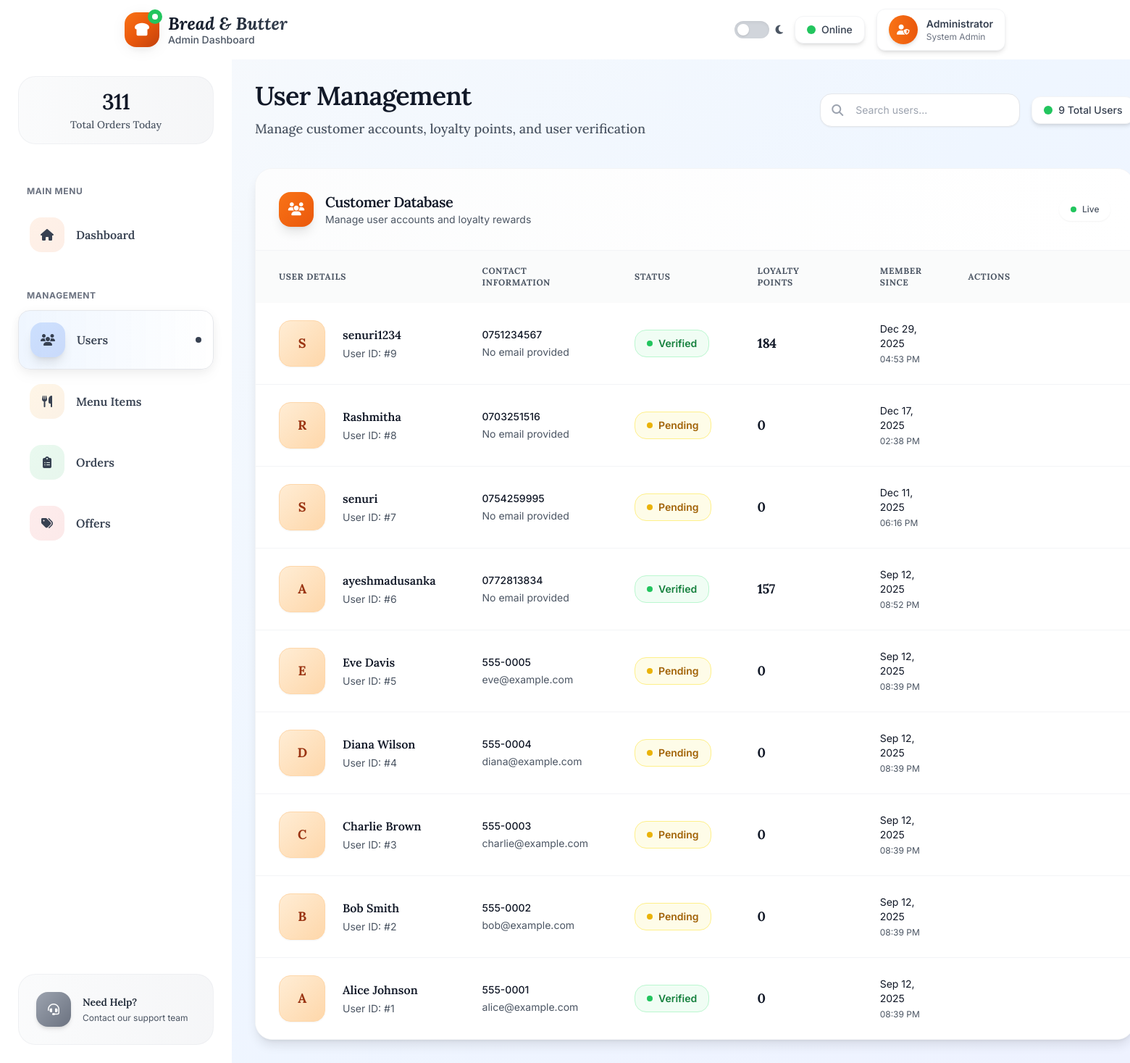
Screenshot of /users with the database file from the repository.
### app.py (models this page shows, shortened)
class User(db.Model):
    id = db.Column(db.Integer, primary_key=True)
    phone = db.Column(db.String(20), unique=True, nullable=False)
    password = db.Column(db.String(255), nullable=False)
    name = db.Column(db.String(100), nullable=True)
    email = db.Column(db.String(120), nullable=True)
    is_verified = db.Column(db.Boolean, default=False)
    otp = db.Column(db.String(6), nullable=True)
    otp_expires = db.Column(db.DateTime, nullable=True)
    loyalty_points = db.Column(db.Integer, default=0)
    created_at = db.Column(db.DateTime, default=datetime.utcnow)

### app.py (the view)
@app.route('/users')
def users():
    users_list = User.query.order_by(User.created_at.desc()).all()
    stats = get_stats()
    return render_template('users.html', users=users_list, stats=stats)

### app.py (called while the page is built)
def get_stats():
    return {
        'total_users': User.query.count(),
        'total_orders': Order.query.count(),
        'total_revenue': db.session.query(db.func.sum(Order.total_amount)).scalar() or 0,
        'total_menu_items': MenuItem.query.count()
    }

### templates/users.html (shortened to what this page needs)
{% extends "base.html" %}
{% block content %}
<div class="mb-10">
    <div class="flex items-center justify-between">
        <div>
            <h1 class="text-4xl heading-text text-gray-900 dark:text-white mb-3">User Management</h1>
            <p class="text-lg text-gray-600 dark:text-gray-400 subheading-text">Manage customer accounts, loyalty points, and user verification</p>
        </div>
        <div class="flex items-center space-x-4">
            <div class="relative">
                <div class="absolute inset-y-0 left-0 pl-4 flex items-center pointer-events-none">
                </div>
                <input type="text" id="search-users" placeholder="Search users..."
                       class="pl-12 pr-4 py-3 bg-white dark:bg-gray-700 border border-gray-200 dark:border-gray-600 rounded-2xl focus:ring-2 focus:ring-primary-500 focus:border-primary-500 text-sm text-gray-700 dark:text-gray-200 shadow-sm hover:shadow-md transition-all min-w-64">
            </div>
            <div class="flex items-center space-x-2 bg-white dark:bg-gray-800 rounded-xl shadow-md px-4 py-2 border border-gray-100 dark:border-gray-700">
                <div class="w-3 h-3 bg-success-500 rounded-full animate-pulse"></div>
                <span class="text-sm font-medium text-gray-700 dark:text-gray-200">{{ users|length }} Total Users</span>
            </div>
        </div>
    </div>
</div>
<div class="bg-white dark:bg-gray-800/50 rounded-3xl shadow-lg border border-gray-100 dark:border-gray-700/50 backdrop-blur-sm overflow-hidden">
    <div class="bg-gradient-to-r from-gray-50/50 to-white/50 dark:from-gray-800/50 dark:to-gray-700/50 p-8 border-b border-gray-100 dark:border-gray-700">
        <div class="flex items-center justify-between">
            <div class="flex items-center space-x-4">
                <div class="w-12 h-12 bg-gradient-to-br from-primary-500 to-primary-600 rounded-2xl flex items-center justify-center shadow-lg">
                    <i class="fas fa-users text-white text-lg"></i>
                </div>
                <div>
                    <h3 class="text-xl heading-text text-gray-900 dark:text-white">Customer Database</h3>
                    <p class="text-sm text-gray-600 dark:text-gray-400">Manage user accounts and loyalty rewards</p>
                </div>
            </div>
            <div class="flex items-center space-x-2 bg-white dark:bg-gray-700 rounded-full px-4 py-2 shadow-sm">
                <div class="w-2 h-2 bg-green-500 rounded-full animate-pulse"></div>
                <span class="text-xs text-gray-600 dark:text-gray-300 font-medium">Live</span>
            </div>
        </div>
    </div>
    <div class="p-0">
        <div class="overflow-x-auto">
            <table class="w-full">
                <thead class="bg-gray-50/80 dark:bg-gray-700/50">
                    <tr>
                        <th class="px-8 py-5 text-left text-xs font-bold text-gray-600 dark:text-gray-300 uppercase tracking-wider subheading-text">User Details</th>
                        <th class="px-8 py-5 text-left text-xs font-bold text-gray-600 dark:text-gray-300 uppercase tracking-wider subheading-text">Contact Information</th>
                        <th class="px-8 py-5 text-left text-xs font-bold text-gray-600 dark:text-gray-300 uppercase tracking-wider subheading-text">Status</th>
                        <th class="px-8 py-5 text-left text-xs font-bold text-gray-600 dark:text-gray-300 uppercase tracking-wider subheading-text">Loyalty Points</th>
                        <th class="px-8 py-5 text-left text-xs font-bold text-gray-600 dark:text-gray-300 uppercase tracking-wider subheading-text">Member Since</th>
                        <th class="px-8 py-5 text-left text-xs font-bold text-gray-600 dark:text-gray-300 uppercase tracking-wider subheading-text">Actions</th>
                    </tr>
                </thead>
                <tbody id="users-tbody" class="bg-white dark:bg-gray-800/50 divide-y divide-gray-100 dark:divide-gray-700">
                    {% for user in users %}
                    <tr class="hover:bg-gray-50/50 dark:hover:bg-gray-700/30 transition-all duration-200 group">
                        <td class="px-8 py-6">
                            <div class="flex items-center">
                                <div class="flex-shrink-0">
                                    <div class="w-16 h-16 bg-gradient-to-br from-primary-100 to-primary-200 dark:from-primary-900/30 dark:to-primary-800/30 rounded-2xl flex items-center justify-center border border-primary-200 dark:border-primary-700 shadow-sm group-hover:shadow-md transition-shadow">
                                        <span class="text-lg font-bold text-primary-800 dark:text-primary-300 heading-text">
                                            {{ (user.name or user.phone)[0].upper() if (user.name or user.phone) else 'U' }}
                                        </span>
                                    </div>
                                </div>
                                <div class="ml-6">
                                    <div class="text-base font-semibold text-gray-900 dark:text-white subheading-text group-hover:text-primary-600 dark:group-hover:text-primary-400 transition-colors">
                                        {{ user.name or 'Unnamed User' }}
                                    </div>
                                    <div class="text-sm text-gray-600 dark:text-gray-400 mt-1">User ID: #{{ user.id }}</div>
                                </div>
                            </div>
                        </td>
                        <td class="px-8 py-6">
                            <div class="space-y-1">
                                <div class="text-sm text-gray-900 dark:text-white font-medium">{{ user.phone or 'No phone' }}</div>
                                <div class="text-sm text-gray-600 dark:text-gray-400">{{ user.email or 'No email provided' }}</div>
                            </div>
                        </td>
                        <td class="px-8 py-6">
                            {% if user.is_verified %}
                            <div class="inline-flex items-center px-4 py-2 bg-green-50 dark:bg-green-900/30 text-green-700 dark:text-green-300 text-sm font-semibold rounded-2xl border border-green-200 dark:border-green-700">
                                <div class="w-2 h-2 bg-green-500 rounded-full mr-2 animate-pulse"></div>
                                Verified
                            </div>
                            {% else %}
                            <div class="inline-flex items-center px-4 py-2 bg-yellow-50 dark:bg-yellow-900/30 text-yellow-700 dark:text-yellow-300 text-sm font-semibold rounded-2xl border border-yellow-200 dark:border-yellow-700">
                                <div class="w-2 h-2 bg-yellow-500 rounded-full mr-2 animate-pulse"></div>
                                Pending
                            </div>
                            {% endif %}
                        </td>
                        <td class="px-8 py-6">
                            <div class="flex items-center space-x-3">
                                <div class="text-lg font-bold text-gray-900 dark:text-white heading-text">{{ user.loyalty_points or 0 }}</div>
                            </div>
                        </td>
                        <td class="px-8 py-6">
                            <div class="text-sm text-gray-900 dark:text-white">
                                {{ user.created_at.strftime('%b %d, %Y') if user.created_at else 'Unknown' }}
                            </div>
                            <div class="text-xs text-gray-600 dark:text-gray-400 mt-1">
                                {{ user.created_at.strftime('%I:%M %p') if user.created_at else '' }}
                            </div>
                        </td>
                        <td class="px-8 py-6">
                        </td>
                    </tr>
                    {% endfor %}
                </tbody>
            </table>
        </div>
    </div>
</div>
{% endblock %}

### templates/base.html (style rules this page uses)
.heading-text { font-family: 'Lora', Georgia, serif; font-weight: 600; letter-spacing: -0.025em; }
.subheading-text { font-family: 'Lora', Georgia, serif; font-weight: 500; }
* { transition-property: background-color, border-color, color, fill, stroke, box-shadow; transition-duration: 300ms; transition-timing-function: cubic-bezier(0.4, 0, 0.2, 1); }

### rows the page displays
User: name "S", name "senuri1234", id "9", phone "0751234567", email "No email provided", is_verified True (drawn), loyalty_points "184", created_at "Dec 29, 2025", created_at "04:53 PM"
User: name "R", name "Rashmitha", id "8", phone "0703251516", email "No email provided", is_verified False (drawn), loyalty_points "0", created_at "Dec 17, 2025", created_at "02:38 PM"
User: name "S", name "senuri", id "7", phone "0754259995", email "No email provided", is_verified False (drawn), loyalty_points "0", created_at "Dec 11, 2025", created_at "06:16 PM"
User: name "A", name "ayeshmadusanka", id "6", phone "0772813834", email "No email provided", is_verified True (drawn), loyalty_points "157", created_at "Sep 12, 2025", created_at "08:52 PM"
User: name "E", name "Eve Davis", id "5", phone "555-0005", email "eve@example.com", is_verified False (drawn), loyalty_points "0", created_at "Sep 12, 2025", created_at "08:39 PM"
User: name "D", name "Diana Wilson", id "4", phone "555-0004", email "diana@example.com", is_verified False (drawn), loyalty_points "0", created_at "Sep 12, 2025", created_at "08:39 PM"
User: name "C", name "Charlie Brown", id "3", phone "555-0003", email "charlie@example.com", is_verified False (drawn), loyalty_points "0", created_at "Sep 12, 2025", created_at "08:39 PM"
User: name "B", name "Bob Smith", id "2", phone "555-0002", email "bob@example.com", is_verified False (drawn), loyalty_points "0", created_at "Sep 12, 2025", created_at "08:39 PM"
User: name "A", name "Alice Johnson", id "1", phone "555-0001", email "alice@example.com", is_verified True (drawn), loyalty_points "0", created_at "Sep 12, 2025", created_at "08:39 PM"

### other values shown
{{ stats.total_orders or 0 }} "311"
{{ users|length }} "9"
